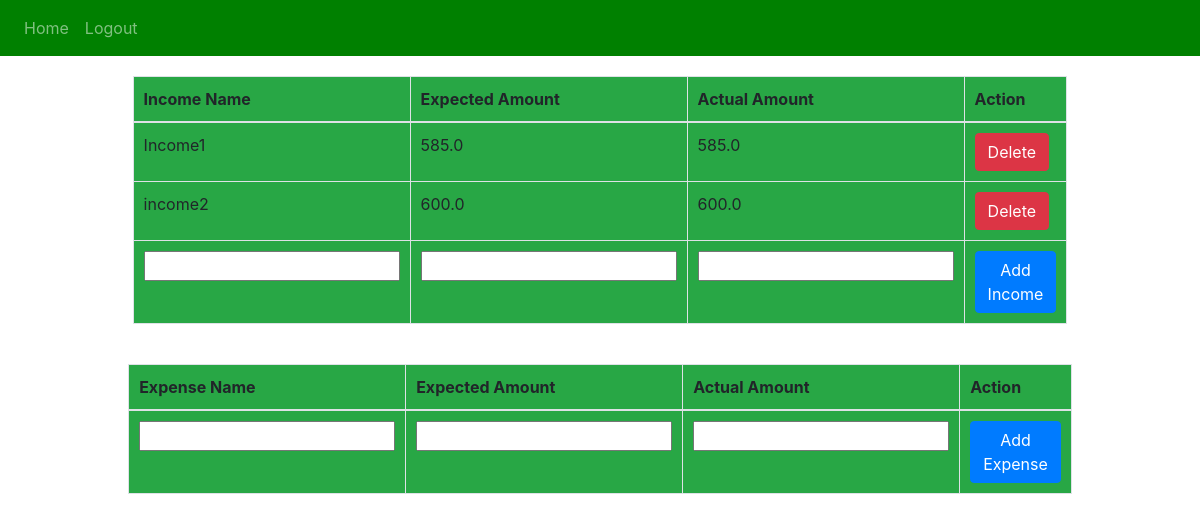
Page / (signed in) on the earlier database version.
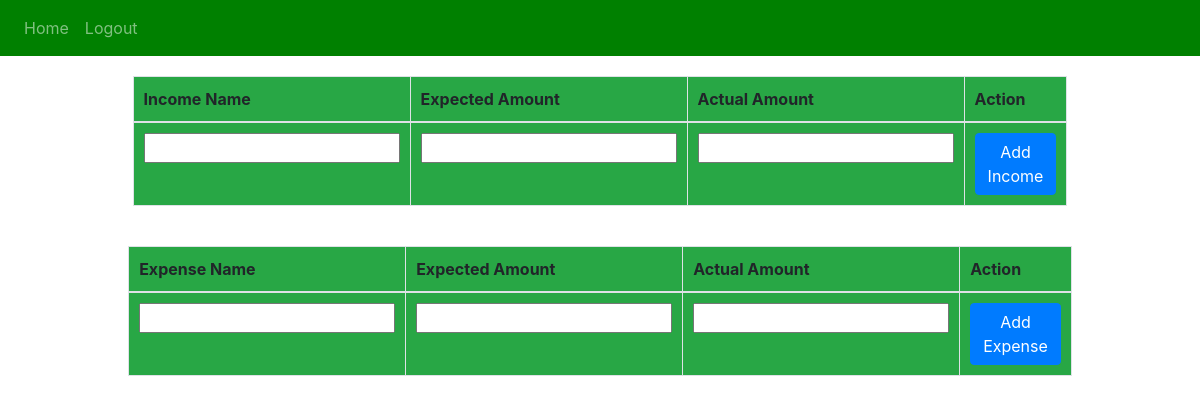
Same page on the later database version.
### website/models.py (models this page shows)
class Income(db.Model):
    id = db.Column(db.Integer, primary_key=True)
    income_name = db.Column(db.String(150))
    expected_income = db.Column(db.Float)
    actual_income = db.Column(db.Float)
    date = db.Column(db.DateTime(timezone=True), default=func.now())
    user_id = db.Column(db.Integer, db.ForeignKey('user.id'))

### website/views.py (the view)
@views.route('/', methods=['GET', 'POST'])
@login_required
def home():
    if request.method == 'POST':
        if 'expenseName' in request.form:
            addExpense()
        if 'incomeName' in request.form:
            addIncome()
    return render_template("home.html", user=current_user)

### website/__init__.py (called while the page is built)
def create_app():
    app = Flask(__name__)
    app.config['SECRET_KEY'] = 'alhgaklgdakd jakhgakaggaae'
    app.config['SQLALCHEMY_DATABASE_URI'] = f'sqlite:///{DB_NAME}'
    db.init_app(app)
    from .views import views
    from .auth import auth
    app.register_blueprint(views, url_prefix='/')
    app.register_blueprint(auth, url_prefix='/')
    from .models import User, Expense, Income
    with app.app_context():
        db.create_all()
    login_manager = LoginManager()
    login_manager.login_view = 'auth.login'
    login_manager.init_app(app)
    @login_manager.user_loader
    def load_user(id):
        return User.query.get(int(id))
    return app

### website/templates/home.html (shortened to what this page needs)
{% extends "base.html" %}
{% block content%}
<div id="tableContainer">
<table class="table table-bordered" id="incomeTable">
    <thead>
        <tr>
            <th class="bg-success">Income Name</th>
            <th class="bg-success">Expected Amount</th>
            <th class="bg-success">Actual Amount</th>
            <th class="bg-success">Action</th>
        </tr>
    </thead>
    <tbody>
        {% for income in user.incomes %}
        <tr>
            <td class="bg-success">{{ income.income_name }}</td>
            <td class="bg-success">{{ income.expected_income }}</td>
            <td class="bg-success">{{ income.actual_income }}</td>
            <td class="bg-success">
            <button type="button" class="btn btn-danger" onClick="deleteIncome({{ income.id }})">Delete</button></td>
        </tr>
        {% endfor %}
    </tbody>
    <tfoot>
        <tr>
            <form method="POST">
                <td class="bg-success"><input type="text" id="incomeName" name="incomeName" required></td>
                <td class="bg-success"><input type="number" id="expectedIncome" name="expectedIncome" required></td>
                <td class="bg-success"><input type="number" id="actualIncome" name="actualIncome" required></td>
                <td class="bg-success"><button type="submit" class="btn btn-primary">Add Income</button></td>
            </form>
        </tr>
    </tfoot>
</table>
</div>
<div id="tableContainer">
    <table class="table table-bordered" id="expenseTable">
        <thead>
            <tr>
                <th class="bg-success">Expense Name</th>
                <th class="bg-success">Expected Amount</th>
                <th class="bg-success">Actual Amount</th>
                <th class="bg-success">Action</th>
            </tr>
        </thead>
        <tfoot>
            <tr>
                <form method="POST">
                    <td class="bg-success"><input type="text" id="expenseName" name="expenseName" required></td>
                    <td class="bg-success"><input type="number" id="expectedExpense" name="expectedExpense" required></td>
                    <td class="bg-success"><input type="number" id="actualExpense" name="actualExpense" required></td>
                    <td class="bg-success"><button type="submit" class="btn btn-primary">Add Expense</button></td>
                </form>
            </tr>
        </tfoot>
    </table>
    </div>
{% endblock %}

### website/templates/base.html (shortened to what this page needs)
<!DOCTYPE html>
<html>
  <head>
    <link
      rel="stylesheet"
      href="https://stackpath.bootstrapcdn.com/bootstrap/4.4.1/css/bootstrap.min.css"
    />
    <link
      rel="stylesheet"
      href="https://stackpath.bootstrapcdn.com/font-awesome/4.7.0/css/font-awesome.min.css"
    />
  </head>
  <body>
    <nav class="navbar navbar-expand-lg navbar-dark" style="background-color: green;">
        <div class="collapse navbar-collapse" id="navbar">
          <div class="navbar-nav">
            {% if user.is_authenticated %}
            <a class="nav-item nav-link" id="home" href="/">Home</a>
            <a class="nav-item nav-link" id="logout" href="/logout">Logout</a>
            {% else %}
            <a class="nav-item nav-link" id="login" href="/login">Login</a>
            <a class="nav-item nav-link" id="signUp" href="/sign-up">Sign Up</a>
            {% endif %}
          </div>
        </div>
      </nav>
      <div class="container">
        {% block content%}
        {% endblock %}
      </div>
  </body>
  </html>

### website/templates/home.html (style rules this page uses)
#incomeTable th, #incomeTable td { padding: 10px; }
#tableContainer { display: flex; justify-content: center; width: 100%; }
#incomeTable { width: 80%; margin: 20px 0; }
#expenseTable th, #expenseTable td { padding: 10px; }
#expenseTable { width: 80%; margin: 20px 0; }

Differences in the rows shown:
removed Income: income_name "Income1", expected_income "585.0", actual_income "585.0"
removed Income: income_name "income2", expected_income "600.0", actual_income "600.0"
